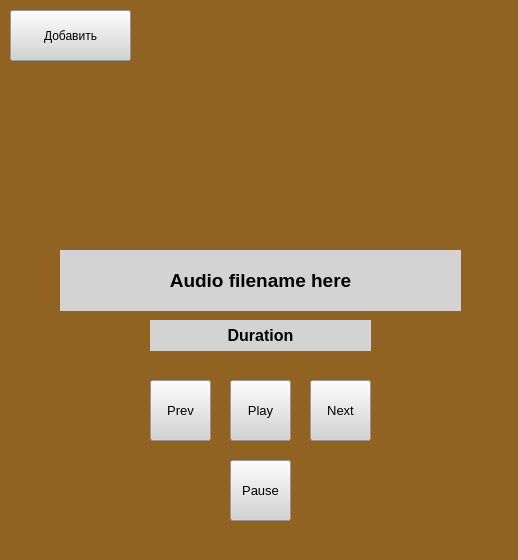
<?xml version="1.0" encoding="UTF-8"?>
<ui version="4.0">
 <class>MainWindow</class>
 <widget class="QMainWindow" name="MainWindow">
  <property name="geometry">
   <rect>
    <x>0</x>
    <y>0</y>
    <width>518</width>
    <height>560</height>
   </rect>
  </property>
  <property name="windowTitle">
   <string>Большой Бронзовый Плеер</string>
  </property>
  <property name="autoFillBackground">
   <bool>false</bool>
  </property>
  <property name="styleSheet">
   <string notr="true">background-color: #906323;</string>
  </property>
  <widget class="QWidget" name="centralwidget">
   <widget class="QPushButton" name="AddAudio_button">
    <property name="geometry">
     <rect>
      <x>10</x>
      <y>10</y>
      <width>121</width>
      <height>51</height>
     </rect>
    </property>
    <property name="styleSheet">
     <string notr="true">background-color: lightgrey;</string>
    </property>
    <property name="text">
     <string>Добавить</string>
    </property>
   </widget>
   <widget class="QLabel" name="Filename_label">
    <property name="geometry">
     <rect>
      <x>60</x>
      <y>250</y>
      <width>401</width>
      <height>61</height>
     </rect>
    </property>
    <property name="styleSheet">
     <string notr="true">background-color: lightgrey;</string>
    </property>
    <property name="text">
     <string>&lt;html&gt;&lt;head/&gt;&lt;body&gt;&lt;p align=&quot;center&quot;&gt;&lt;span style=&quot; font-size:14pt; font-weight:600;&quot;&gt;Audio filename here&lt;/span&gt;&lt;/p&gt;&lt;/body&gt;&lt;/html&gt;</string>
    </property>
   </widget>
   <widget class="QLabel" name="label_3">
    <property name="geometry">
     <rect>
      <x>150</x>
      <y>320</y>
      <width>221</width>
      <height>31</height>
     </rect>
    </property>
    <property name="styleSheet">
     <string notr="true">background-color: lightgrey;</string>
    </property>
    <property name="text">
     <string>&lt;html&gt;&lt;head/&gt;&lt;body&gt;&lt;p align=&quot;center&quot;&gt;&lt;span style=&quot; font-size:12pt; font-weight:600;&quot;&gt;Duration&lt;/span&gt;&lt;/p&gt;&lt;/body&gt;&lt;/html&gt;</string>
    </property>
   </widget>
   <widget class="QPushButton" name="Play_button">
    <property name="geometry">
     <rect>
      <x>230</x>
      <y>380</y>
      <width>61</width>
      <height>61</height>
     </rect>
    </property>
    <property name="font">
     <font>
      <pointsize>10</pointsize>
     </font>
    </property>
    <property name="styleSheet">
     <string notr="true">background-color: lightgrey;</string>
    </property>
    <property name="text">
     <string>Play</string>
    </property>
   </widget>
   <widget class="QPushButton" name="NextAudio_button">
    <property name="geometry">
     <rect>
      <x>310</x>
      <y>380</y>
      <width>61</width>
      <height>61</height>
     </rect>
    </property>
    <property name="font">
     <font>
      <pointsize>10</pointsize>
     </font>
    </property>
    <property name="styleSheet">
     <string notr="true">background-color: lightgrey;</string>
    </property>
    <property name="text">
     <string>Next</string>
    </property>
   </widget>
   <widget class="QPushButton" name="PrevAudio_button">
    <property name="geometry">
     <rect>
      <x>150</x>
      <y>380</y>
      <width>61</width>
      <height>61</height>
     </rect>
    </property>
    <property name="font">
     <font>
      <pointsize>10</pointsize>
     </font>
    </property>
    <property name="styleSheet">
     <string notr="true">background-color: lightgrey;</string>
    </property>
    <property name="text">
     <string>Prev</string>
    </property>
   </widget>
   <widget class="QPushButton" name="Pause_button">
    <property name="geometry">
     <rect>
      <x>230</x>
      <y>460</y>
      <width>61</width>
      <height>61</height>
     </rect>
    </property>
    <property name="font">
     <font>
      <pointsize>10</pointsize>
     </font>
    </property>
    <property name="styleSheet">
     <string notr="true">background-color: lightgrey;</string>
    </property>
    <property name="text">
     <string>Pause</string>
    </property>
   </widget>
  </widget>
  <widget class="QStatusBar" name="statusbar"/>
 </widget>
 <resources/>
 <connections/>
</ui>
